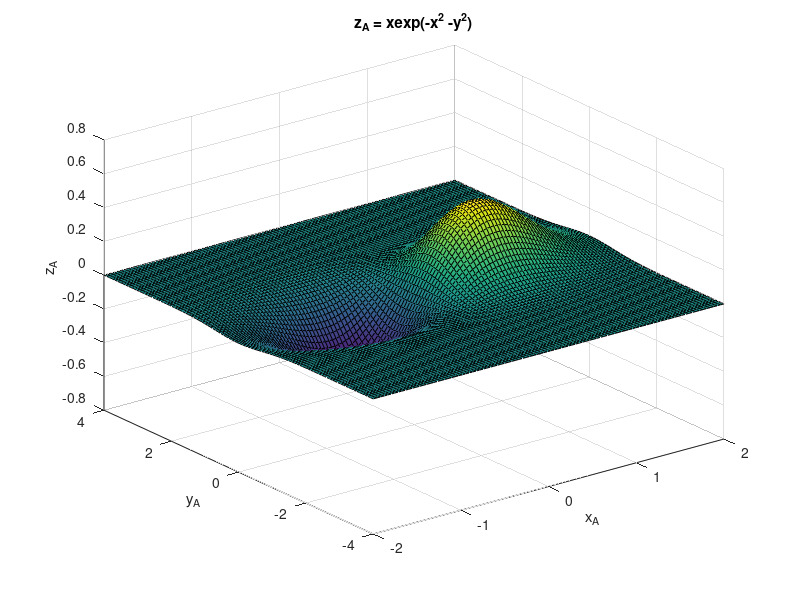

The MATLAB source for this figure: (Note: this script raises an error after producing the figure.)
%% my3Dfun1

%%Function domain

x = linspace(-2,2,100);
y = linspace(-4,4,100);
[X,Y] = meshgrid(x,y);

%%Function values

Z = X.*exp(-X.^2 - Y.^2);

%%Figure initialization

figure(1)
    
%%Plotting figure

surf(X,Y,Z)
    
%%Title

title('z_A = xexp(-x^2 -y^2)')

%%Labels

xlabel('x_A')
ylabel('y_A')
zlabel('z_A')
    
%%Grid

grid on
    
%%Colormap

colormap('hot(200)')
    
%%Shading

shading('flat')